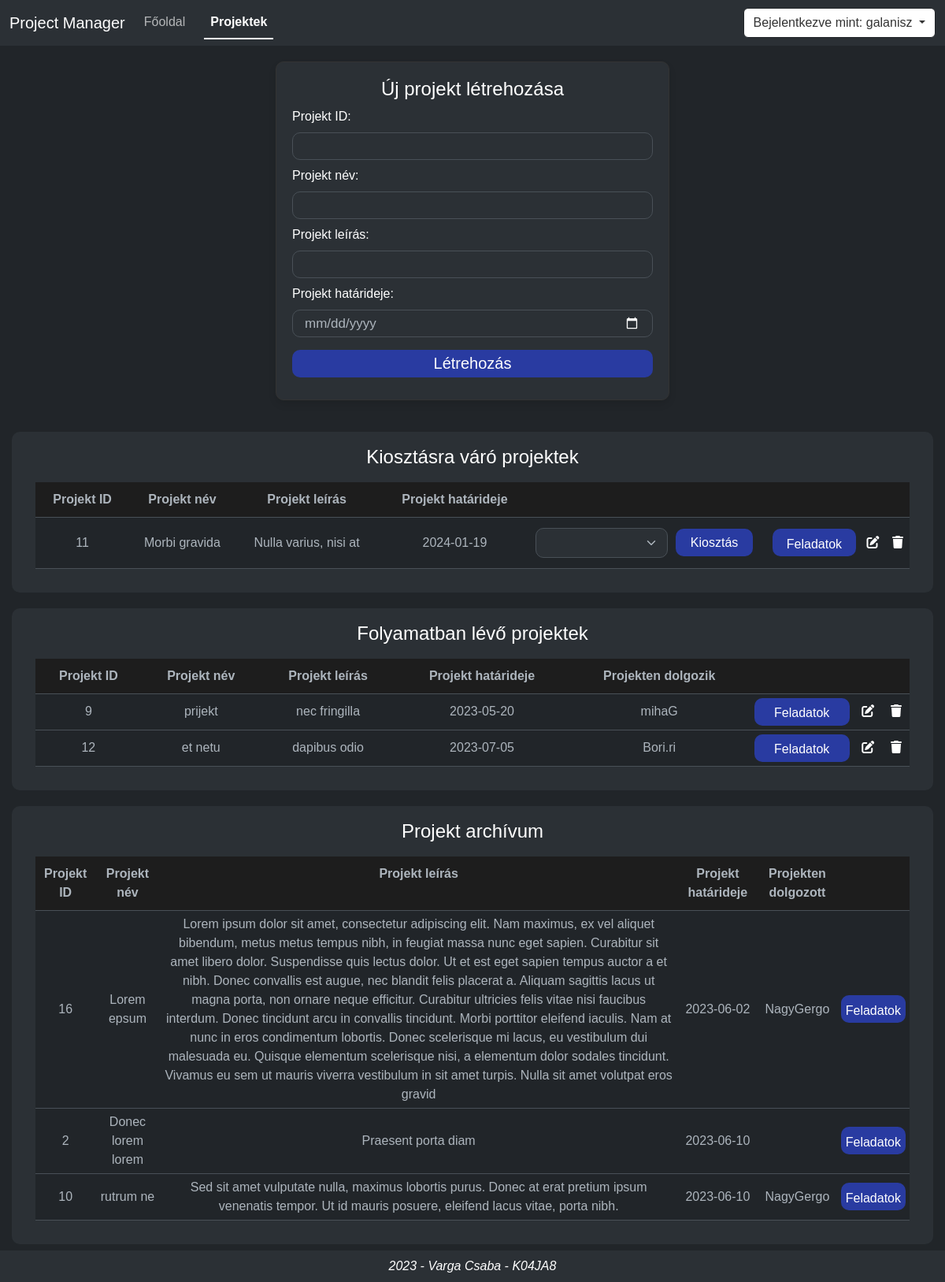
/projects.php (signed in), run on the app's committed database.
### tables this page shows
CREATE TABLE IF NOT EXISTS `project` (
  `project_id` INT NOT NULL AUTO_INCREMENT,
  `title` VARCHAR(80) NOT NULL,
  `description` VARCHAR(800) NULL,
  `due_date` DATE NOT NULL,
  `status` ENUM('not_started', 'in_progress', 'finished') NOT NULL DEFAULT 'not_started',
  PRIMARY KEY (`project_id`));

CREATE TABLE IF NOT EXISTS `user` (
  `user_id` INT NOT NULL AUTO_INCREMENT,
  `username` VARCHAR(50) NOT NULL,
  `password` VARCHAR(255) NOT NULL,
  `email` VARCHAR(255) NOT NULL,
  `dark_mode` TINYINT NOT NULL DEFAULT 1,
  `access_level` ENUM('admin', 'guest', 'project_lead', 'employee') NOT NULL DEFAULT 'guest',
  PRIMARY KEY (`user_id`),
  UNIQUE INDEX `username_UNIQUE` (`username` ASC),
  UNIQUE INDEX `email_UNIQUE` (`email` ASC));

### projects_lead.php (the view, shortened to what this page needs)
<?php
$link = connectDB();
$session_user_id = mysqli_real_escape_string($link, $_SESSION['id']);
?>
<div class="form-container-profile form-container">
    <form action="" method="post">
        <h4>Új projekt létrehozása</h4>
        <label for="project_id">Projekt ID: </label>
        <input class="form-control" type="number" name="project_id">
        <label for="project_title">Projekt név: </label>
        <input class="form-control" type="text" name="project_title" required>
        <label for="project_description">Projekt leírás: </label>
        <input class="form-control" type="text" name="project_description">
        <label for="project_due_date">Projekt határideje: </label>
        <input class="form-control" type="date" name="project_due_date" required>
        <input type="submit" name="submit_create" value="Létrehozás" class="form-btn">
    </form>
</div>
<?php
$query_not_started = "SELECT project.project_id,project.title,project.description,project.due_date,project.status
                        FROM project
                        LEFT JOIN user_has_project ON user_has_project.project_id = project.project_id
                        LEFT JOIN user ON user.user_id = user_has_project.user_id
                        WHERE project.status = 'not_started'
                        AND user.user_id = '$session_user_id'
                        ORDER BY due_date;";
$result_not_started = mysqli_query($link, $query_not_started);
if (mysqli_num_rows($result_not_started) > 0) {
    echo '<div class="table-container"><table class="table-hover table">
                <caption><h4>Kiosztásra váró projektek</h4></caption><tr>
                <th>Projekt ID</th>
                <th>Projekt név</th>
                <th>Projekt leírás</th>
                <th>Projekt határideje</th>
                <th></th>
                <th></th>
                <th></th>
                <th></th>
                <th></th></tr>';
    while ($row = mysqli_fetch_array($result_not_started)) {
        echo '<tr>
            <form action="" method="post">
                    <td>' . $row['project_id'] . '</td>
                    <td>' . $row['title'] . '</td>
                    <td>' . $row['description'] . '</td>
                    <td>' . $row['due_date'] . '</td>';
        $query_all_employee = "SELECT user_id, username
                                FROM user
                                WHERE access_level = 'employee';";
        $result_all_employee = mysqli_query($link, $query_all_employee);
        if (mysqli_num_rows($result_all_employee) > 0) {
            echo '<td><select name="assign_employee" class="form-select">
                    <option value="empty" selected></option>';
            while ($row_employee = mysqli_fetch_array($result_all_employee)) {
                echo '<option value="' . $row_employee['user_id'] . '_' . $row['project_id'] . '">' . $row_employee['username'] . '</option>';
            }
            echo '  </select></td>';
        }
        echo '</select></td><td style="padding-right:20px">
                    <input type="submit" name="submit_assign" value="Kiosztás" class="button" style="font-size:1rem">
                    </td>
                    </form>
                <td><button type="button" class="button"><a href="projects_task.php?project_id=' . $row["project_id"] . '">Feladatok</a></button></td>
                <td><a href="projects_edit.php?status=not_started&project_id=' . $row['project_id'] . '"> <i
                class="fa-solid fa-pen-to-square" style="color: ' . $color_code . ';"></i> </a></td>
                <td><a href="projects_delete.php?status=in_progress&project_id=' . $row['project_id'] . '"> <i class="fa-solid fa-trash"
                style="color: ' . $color_code . ';"></i> </a></td>
                </tr>';
    }
    echo '</table></div>';
}
$query_in_progress_leader = "SELECT project.project_id,project.title,project.description,project.due_date,project.status, user.username, user.access_level
                                FROM project
                                LEFT JOIN user_has_project ON project.project_id = user_has_project.project_id
                                LEFT JOIN user ON user_has_project.user_id = user.user_id
                                WHERE project.status = 'in_progress'
                                AND access_level = 'project_lead'
                                AND user.user_id = '$session_user_id'
                                ORDER BY due_date;";
$result_in_progress_leader = mysqli_query($link, $query_in_progress_leader);
if (mysqli_num_rows($result_in_progress_leader) > 0) {
    echo '<div class="table-container"><table class="table-hover table">
            <caption><h4>Folyamatban lévő projektek</h4></caption><tr>
            <th>Projekt ID</th>
            <th>Projekt név</th>
            <th>Projekt leírás</th>
            <th>Projekt határideje</th>
            <th>Projekten dolgozik</th>
            <th></th>
            <th></th>
            <th></th></tr>';
    while ($row = mysqli_fetch_array($result_in_progress_leader)) {
        echo '<tr>
        <form action="" method="post">
                <td>' . $row['project_id'] . '</td>
                <td>' . $row['title'] . '</td>
                <td>' . $row['description'] . '</td>
                <td>' . $row['due_date'] . '</td>';
        $temp_project_id = $row['project_id'];
        $query_in_progress_employee = "SELECT project.project_id,project.status, user.username, user.access_level
                                    FROM project
                                    LEFT JOIN user_has_project ON user_has_project.project_id = project.project_id
                                    LEFT JOIN user ON user_has_project.user_id = user.user_id
                                    WHERE project.status = 'in_progress'
                                    AND access_level = 'employee'
                                    AND project.project_id = '$temp_project_id';";
        $result_in_progress_employee = mysqli_query($link, $query_in_progress_employee);
        if (mysqli_num_rows($result_in_progress_employee) > 0) {
            $row_employee = mysqli_fetch_array($result_in_progress_employee);
            echo '<td>' . $row_employee['username'] . '</td>';
        } else {
            echo '<td> </td>';
        }
        echo '<td><button type="button" class="button"><a href="projects_task.php?project_id=' . $row["project_id"] . '">Feladatok</a></button></td>';
        echo '<td><a href="projects_edit.php?status=in_progress&project_id=' . $row['project_id'] . '"> <i
                class="fa-solid fa-pen-to-square" style="color: ' . $color_code . ';"></i> </a></td>
                <td><a href="projects_delete.php?status=in_progress&project_id=' . $row['project_id'] . '"> <i class="fa-solid fa-trash"
                style="color: ' . $color_code . ';"></i> </a></td></tr>';
    }
    echo '</table></div>';
}
$query_finished_leader = "SELECT project.project_id,project.title,project.description,project.due_date,project.status, user.username, user.access_level
                            FROM project
                            LEFT JOIN user_has_project ON user_has_project.project_id = project.project_id
                            LEFT JOIN user ON user_has_project.user_id = user.user_id
                            WHERE project.status = 'finished'
                            AND access_level = 'project_lead'
                            AND user.user_id = '$session_user_id'
                            ORDER BY due_date;";
$result_finished_leader = mysqli_query($link, $query_finished_leader);
if (mysqli_num_rows($result_finished_leader) > 0) {
    echo '<div class="table-container"><table  class="table-hover table">
            <caption><h4>Projekt archívum</h4></caption><tr>
            <th>Projekt ID</th>
            <th>Projekt név</th>
            <th>Projekt leírás</th>
            <th>Projekt határideje</th>
            <th>Projekten dolgozott</th>
            <th></th>';
    echo '</tr>';
    while ($row = mysqli_fetch_array($result_finished_leader)) {
        echo '<tr>
                <form action="" method="post">
                <td>' . $row['project_id'] . '</td>
                <td>' . $row['title'] . '</td>
                <td>' . $row['description'] . '</td>
                <td>' . $row['due_date'] . '</td>';
        $temp_project_id = $row['project_id'];
        $query_finished_employee = "SELECT project.project_id,project.status, user.username, user.access_level
                                    FROM project
                                    LEFT JOIN user_has_project ON user_has_project.project_id = project.project_id
                                    LEFT JOIN user ON user_has_project.user_id = user.user_id
                                    WHERE project.status = 'finished'
                                    AND access_level = 'employee'
                                    AND project.project_id = '$temp_project_id';";
        $result_finished_employee = mysqli_query($link, $query_finished_employee);
        if (mysqli_num_rows($result_finished_employee) > 0) {
            $row_employee = mysqli_fetch_array($result_finished_employee);
            echo '<td>' . $row_employee['username'] . '</td>';
        } else {
            echo '<td> </td>';
        }
        echo '<td><button type="button" class="button"><a href="projects_task.php?project_id=' . $row["project_id"] . '">Feladatok</a></button></td>';
        echo '</tr>';
    }
    echo '</table></div>';
}
?>
<br>

### style.css (style rules this page uses)
* { font-family: 'Poppins', sans-serif; box-sizing: border-box; text-decoration: none; color: var(--text-color); border: none; }
.bg-image { background-repeat: no-repeat; background-size: cover; background-position: top; background-attachment: fixed; }
.button { background: var(--background-button); font-size: var(--default-font-size); text-align: center; transition: all 0.3s ease 0s; width: 100%; color: var(--text-color); border-radius: var(--border-radius); text-decoration: none; height: 35px; }
.button a { color: var(--text-color); text-decoration: none; font-size: 1rem; }
.form-select { margin: 8px 0px; border-radius: var(--border-radius); background-color: var(--color-form-input); }
.table { margin-bottom: 0 }
.table-container { display: flex; padding: 0px 30px 30px 30px; margin-left: auto; margin-right: auto; width: 75%; min-width: 1170px; background-color: var(--background-default); border-radius: var(--border-radius); margin-top: 20px; }
.table-container caption { caption-side: top; text-align: center; color: var(--text-color); }
.table-container h4 { line-height: normal; margin-bottom: 10px; margin-top: 10px; }
.table-container table { background-color: var(--background-contrast); width: 100%; }
.table-container table th { background-color: var(--background-table-th); text-align: center; padding: 10px; }
.table-container table td { text-align: center; padding: 5px; vertical-align: middle; }
html, body { line-height: 1.5; color: var(--text-color); min-height: 100vh; }
.form-container-profile { display: grid !important; min-height: 0vh !important; align-items: start !important; margin-top: 20px; }
.form-container { min-height: 100vh; display: flex; align-items: center; justify-content: center; }
.form-container form { padding: 20px; border-radius: var(--border-radius); box-shadow: 0 5px 10px rgba(0, 0, 0, 0.1); border: 1px solid var(--border-color); background: var(--background-default); text-align: center; width: 500px; margin-bottom: 20px; }
.form-container label { display: flex; }
.form-container form input { width: 100%; height: 35px; padding: 10px 15px; font-size: 17px; margin: 8px 0; background: var(--color-form-input); border-radius: var(--border-radius); }
.form-container form .form-btn { background: var(--background-button); font-size: var(--default-font-size); cursor: pointer; text-align: center; padding: 0 !important; transition: all 0.3s ease 0s; }

### style_dark.css (style rules this page uses)
:root { --text-color: #fff; --background-default: #2b3035; --background-table-th: #1d1d1d; --background-contrast: #1a1d1f; --color-form-input: #2b3035; --border-color: #333333; --background-button: #293ba1; --default-font-size: 20px; --delete-color: #c30101; --border-radius: 10px; }
.bg-image { background-image: url('../assets/bg-op50-greyscale.PNG'); }

### data on the page
project: project_id "11", title "Morbi gravida", description "Nulla varius, nisi at", due_date "2024-01-19"
project: project_id "9", title "prijekt", description "nec fringilla", due_date "2023-05-20", user.username "mihaG"
project: project_id "12", title "et netu", description "dapibus odio", due_date "2023-07-05", user.username "Bori.ri"
project: project_id "16", title "Lorem epsum", description "Lorem ipsum dolor sit amet, consectetur adipiscing elit. Nam maximus, ex vel aliquet bibendum, metus metus tempus nibh, in feugiat massa nunc eget sapien. Curabitur sit amet libero dolor. Suspendisse quis lectus dolor. Ut et est eget sapien tempus auctor a et nibh. Donec convallis est augue, nec blandit felis placerat a. Aliquam sagittis lacus ut magna porta, non ornare neque efficitur. Curabitur ultricies felis vitae nisi faucibus interdum. Donec tincidunt arcu in convallis tincidunt. Morbi porttitor eleifend iaculis. Nam at nunc in eros condimentum lobortis. Donec scelerisque mi lacus, eu vestibulum dui malesuada eu. Quisque elementum scelerisque nisi, a elementum dolor sodales tincidunt.…", due_date "2023-06-02", user.username "NagyGergo"
project: project_id "2", title "Donec lorem lorem", description "Praesent porta diam", due_date "2023-06-10"
project: project_id "10", title "rutrum ne", description "Sed sit amet vulputate nulla, maximus lobortis purus. Donec at erat pretium ipsum venenatis tempor. Ut id mauris posuere, eleifend lacus vitae, porta nibh.", due_date "2023-06-10", user.username "NagyGergo"

### other printed values
$_SESSION["username"] "galanisz"
